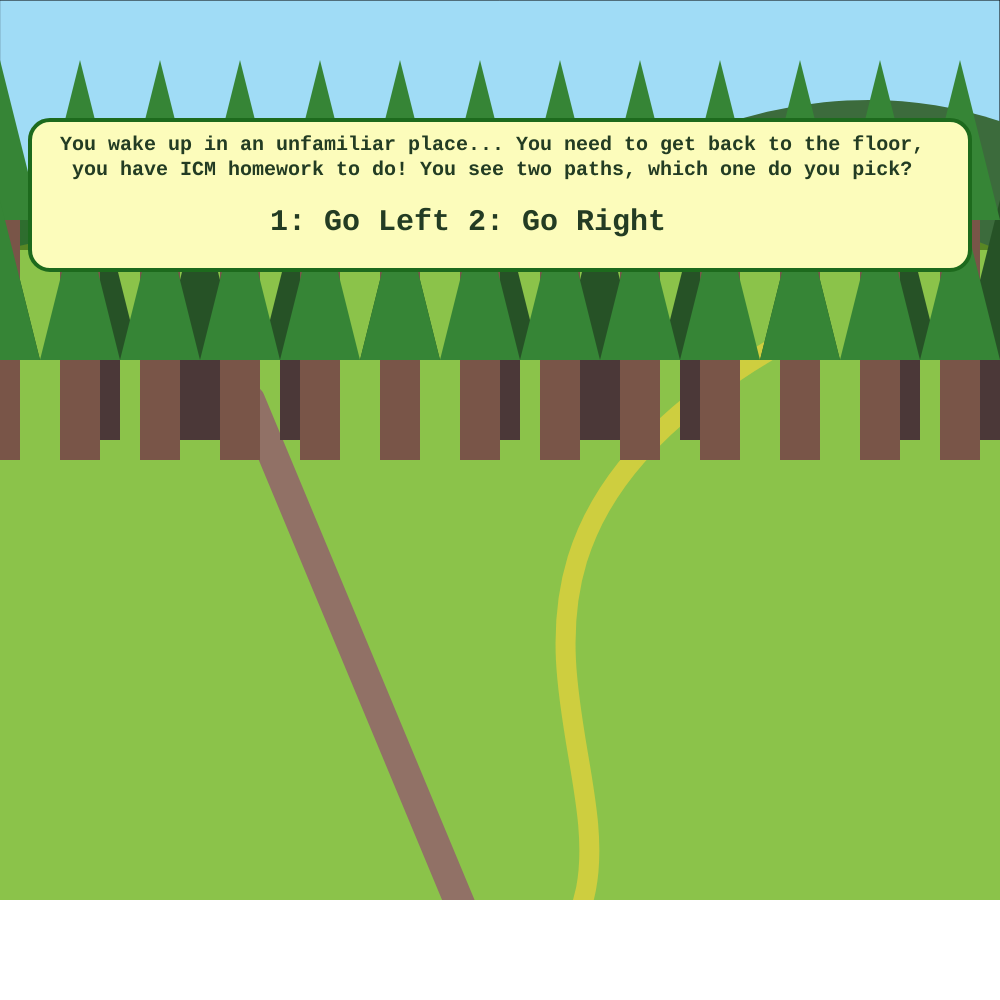
Frame 1 (no input)
Frame 60 (no input): identical to frame 1, image omitted
Frame 120 (the mouse pressed at the canvas centre since frame 60): identical to frame 1, image omitted

The p5.js sketch that drew this single still picture (run headless with seeded random() and noise() and a simulated clock; from frame 60 on, the mouse is pressed at the canvas centre):

// p5.js sketch
// ── sketch.js
let currentScene;
let img;

// let showLeft = false;
// let showRight = false;
// let hasChosen = false;
// let showTitle = true;
// let leftStep = 0;
// let rightStep = 0;
// let randomShake;



function setup() {
  createCanvas(1000, 1000);

  
  currentScene = scene1;
}

function draw() {
  currentScene();
}

function scene1() {
  createCanvas(1000, 1000);
  background("#8BC34A");

  //blue sky
  fill("#A0DCF6");
  rect(0, 0, 1000, 200);

  //left road
  strokeWeight(30);
  stroke("#917166");
  line(500, 1000, 250, 400);

  //right road
  noFill();
  strokeWeight(20);
  stroke("rgb(206,206,63)");
  bezier(500, 1000, 750, 850, 350, 600, 770, 350);

  //background mountain
  strokeWeight(0);

  //right mountain
  fill("rgb(46,109,46)");
  bezier(-100, 250, 50, 250, 150, 50, 500, 250);

  //left mountain
  fill("rgb(60,107,60)");
  bezier(500, 250, 750, 50, 1000, 50, 1200, 250);
  //middle mountain
  fill("#598624");
  bezier(0, 250, 250, 200, 500, 50, 1000, 250);

  //trees
  for (let x = 0; x <= width; x += 100) {
    for (let y = 200; y <= 300; y += 120) {
      fill("rgb(38,82,38)");
      triangle(x, y, x + 40, y + 160, x - 40, y + 160);
      fill("rgb(75,56,56)");
      rect(x - 20, y + 160, 40, 80);
    }
  }
  for (let x = 0; x <= width; x += 80) {
    for (let y = 60; y <= 300; y += 140) {
      fill("rgb(54,133,54)");
      triangle(x, y, x + 40, y + 160, x - 40, y + 160);

      fill("#795548");
      rect(x - 20, y + 160, 40, 100);
    }
  }

  // White bar at the bottom
  fill(255);
  rect(0, 900, 1000, 100); // The white bar at the bottom for text
  fill("rgb(252,252,187)");
  stroke("rgb(29,106,29)"); // pink frame
  strokeWeight(4);
  rect(30, 120, 940, 150, 20); // 
  
  //show text
  fill("rgb(35,60,35)");
  textSize(20);
  strokeWeight(0);
 textFont('Courier New', 20);
  textStyle(BOLD);
  text(
    "You wake up in an unfamiliar place... You need to get back to the floor, \n you have ICM homework to do! You see two paths, which one do you pick?",
    60,
    150
  );
  textFont('Courier New', 30);
  text("1: Go Left 2: Go Right", 270, 230);

  if (keyIsPressed) {
    if (key === "1") {
      currentScene = sceneB;
    } else if (key === "2") {
      currentScene = sceneTaigen;
    }
  }
}

function sceneB() {
  createCanvas(1000, 1000);
  colorMode(RGB, 255);
  background(200);

  //shirt
  noStroke();
  fill(255, 213, 0);
  ellipse(200, 400, 240, 220);

  //hair fill
  noStroke();
  fill(102, 51, 0);
  rect(105, 80, 190, 205, 80, 80, 0, 0);

  //face fill
  noStroke();
  fill(255, 226, 198);
  //ellipse(200, 190, 150, 170)
  rect(130, 120, 140, 150, 40, 40, 70, 65);

  //neck
  stroke(255, 226, 198);
  strokeWeight(50);
  line(200, 270, 200, 300);

  //left bang outline
  noFill();
  stroke(0);
  strokeWeight(5);
  bezier(185, 120, 100, 110, 180, 190, 105, 180);

  //right bang outline
  noFill();
  stroke(0);
  strokeWeight(5);
  bezier(215, 120, 300, 110, 220, 190, 295, 180);

  //left hair outline
  noFill();
  stroke(0);
  strokeWeight(5);
  bezier(200, 90, 40, 40, 160, 350, 105, 270);

  //right hair outline
  noFill();
  stroke(0);
  strokeWeight(5);
  bezier(200, 90, 360, 40, 240, 350, 295, 270);

  //line for face
  noFill();
  stroke(0);
  strokeWeight(5);
  arc(200, 205, 140, 130, 0, PI);

  //lines for nose
  stroke(0);
  strokeWeight(5);
  line(195, 170, 195, 190);

  noFill();
  stroke(0);
  strokeWeight(5);
  arc(195, 200, 20, 20, HALF_PI, PI + HALF_PI);

  //eyes
  strokeWeight(3);
  fill(102, 51, 0);
  ellipse(165, 170, 15, 20);
  ellipse(225, 170, 15, 20);

  noFill();
  curve(140, 200, 160, 163, 180, 155, 200, 160);
  curve(200, 200, 220, 163, 240, 155, 240, 160);
  //arc(240, 162, 40, 10, PI, PI + HALF_PI)

  //lips
  fill(255, 180, 153);
  noStroke();
  arc(200, 225, 60, 40, 0, PI);

  // White bar at the bottom

  // fill(255);
  // rect(0, 500, 400, 100); // The white bar at the bottom for text

  //show text
    fill(255);
  rect(0, 900, 1000, 100); // The white bar at the bottom for text
  fill("rgb(252,252,187)");
  stroke("#FFD044"); // pink frame
  strokeWeight(4);
  rect(350, 120, 600, 150, 20); // 
  
  fill(0);
  textSize(20);
 fill("rgb(35,60,35)");
  textSize(20);
  strokeWeight(0);
 textFont('Courier New', 20);
  textStyle(BOLD);
  
  text("Hi, I’m B! You want to get back to the floor?", 370, 180);
  text("Maybe Sana can help?", 370, 200);
  textFont('Courier New', 23);
  text("A: Go find Sana   B: I don't trust B...", 370, 240);

  if (keyIsPressed) {
    if (key === "A") {
      currentScene = sceneSana;
    } else if (key === "B") {
      currentScene = scene1;
    }
  }
}

function sceneTaigen() {
  // Create drawing canvas
  createCanvas(1000, 1000);
  background(204, 255, 255);
  fill(153, 153, 255);
  noStroke();
  background(204, 255, 255);

  // White bar at the bottom
  fill(255);
  rect(0, 900, 1000, 100); // The white bar at the bottom for text

 
  // Draw overlapping circles that react to mouseX
  fill(153, 153, 255);
  noStroke();
  let circleX1 = map(mouseX, 0, width, -300, 300);
  circle(circleX1, 153, 600);

  fill(153, 200, 255);
  let circleX2 = map(mouseX, 0, width, 900, 300);
  circle(circleX2, 153, 600);

  // Clothes
  fill(0, 0, 255);
  circle(250, 680, 500);
  

  // Face
  fill(234, 170, 140);
  noStroke();
  ellipse(300, 300, 330, 380);

  // Neck
  fill(234, 170, 140);
  rect(170, 400, 140, 120);
  circle(240, 480, 160);
  
 //show text
  fill(0);
  textSize(20);
  fill(255);
  rect(0, 900, 1000, 100); // The white bar at the bottom for text
  fill("rgb(252,252,187)");
  stroke("#673AB7"); // pink frame
  strokeWeight(4);
  rect(200, 500, 750, 150, 20); // 
  
  fill(0);
  textSize(20);
 fill("rgb(35,60,35)");
  textSize(20);
  strokeWeight(0);
 textFont('Courier New', 20);
  textStyle(BOLD);
  
  text("Hey! Taigen, here. Look at these pretty bubbles...", 220, 530);
  text(
    "If you want to get back to the floor, you’ll need to talk \nto Sana.",
    220,
    560
  );
  textFont('Courier New', 23);
  text("C: Talk to Sana    D: I don't trust Taigen...", 220, 620);
  // Eyes
  fill(255, 255, 255);
  ellipse(260, 260, 50, 70); // Left eye (white part)
  ellipse(400, 260, 50, 70); // Right eye (white part)

  // Black circles for pupils (move with mouseX)
  fill(0, 0, 0);

  // Limit the movement of the pupil within the white eye for the left eye
  let pupilLeftX = map(mouseX, 0, width, 250, 270); // Adjusted range for left eye
  ellipse(pupilLeftX, 260, 30, 40);

  // Limit the movement of the pupil within the white eye for the right eye
  let pupilRightX = map(mouseX, 0, width, 390, 410); // Adjusted range for right eye
  ellipse(pupilRightX, 260, 30, 40);

  // Nose
  fill(233, 150, 122);
  noStroke();
  strokeWeight(2);
  triangle(335, 290, 375, 330, 335, 360);

  // Mouth
  fill(255, 255, 255);
  mouthOpenAngle = map(mouseX, 0, width, 0, PI + QUARTER_PI); // Map mouseX to control mouth angle
  arc(330, 400, 100, 90, 0, mouthOpenAngle, PIE);

  // Ear
  fill(234, 180, 140);
  noStroke();
  ellipse(150, 300, 60, 80);
  fill(160, 160, 160);
  ellipse(150, 340, 10, 20);

  // Hair
  fill(0, 0, 0);
  noStroke();
  circle(340, 100, 150);
  circle(220, 130, 150);
  rotate(QUARTER_PI);
  ellipse(270, -60, 150, 300);
  rotate(QUARTER_PI / 2);
  rotate(QUARTER_PI / 2);
  ellipse(150, -400, 150, 180);

  
  // Background Circle
  fill(0, 0, 255);
  circle(0, 300, 500);

  if (keyIsPressed) {
    if (key === "C") {
      currentScene = sceneSana;
    } else if (key === "D") {
      currentScene = scene1;
    }
  }
}

function sceneSana() {
  let x = 10;
  // Create drawing canvas
  createCanvas(1000, 1000);
  // blue sky background
  background(135, 206, 235);

  //green grass
  fill(126, 200, 80);
  noStroke();
  rect(0, 320, 399, 399);
  while (x < width) {
    ellipse(x, 400, 10, 200);
    x = x + 10;
  }
  // dark hair
  fill(72, 60, 50);
  ellipse(200, 200, 200, 250);
  circle(115, 250, 50);
  circle(120, 270, 50);
  circle(140, 300, 50);
  circle(150, 330, 50);
  circle(280, 250, 50);
  circle(270, 270, 50);
  circle(270, 300, 50);
  circle(259, 330, 50);

  // brown face
  fill(176, 108, 73);
  ellipse(200, 200, 150, 200);

  // white eyes
  fill(257);
  ellipse(170, 150, 40, 40);
  ellipse(230, 150, 40, 40);

  // Black pupils
  fill(0);
  ellipse(170, 160, 30, 20);
  ellipse(230, 160, 30, 20);

  //triangle nose
  fill(116, 61, 43);
  triangle(180, 200, 215, 200, 200, 170);

  // BIG SMILE
  fill(0);
  arc(200, 220, 80, 80, 0, PI, CHORD);

  // Pink mouth
  fill(255, 0, 127);
  ellipse(200, 250, 50, 20);

  // black body
  fill(0);
  rect(150, 275, 100, 200);

  // Bubble wand
  stroke(255);
  strokeWeight(5);
  line(200, 305, 200, 370);
  // No fill
  noFill();
  ellipse(200, 290, 30, 30);

  // Bubble!!
  noStroke();
  fill(240, 255, 255);
  circle(50, 50, 50, 50);
  console.log(x);
  circle(350, 120, 50, 50);
  circle(0, 200, 50, 50);
  fill(115, 147, 179);
  arc(50, 60, 30, 20, 0, PI + QUARTER_PI, PIE);
  arc(350, 130, 30, 20, 0, PI + QUARTER_PI, PIE);
  arc(0, 210, 30, 20, 0, PI + QUARTER_PI, PIE);

  // Two arms
  stroke(176, 108, 73);
  strokeWeight(20);
  line(200, 330, 155, 370);
  line(245, 370, 200, 360);

  noStroke();
  // White bar at the bottom
  fill(255);
  rect(0, 900, 1000, 100); // The white bar at the bottom for text

  //show text
  fill(0);
  textSize(20);
  
 fill(255);
  rect(0, 900, 1000, 100); // The white bar at the bottom for text
  fill("rgb(252,252,187)");
  stroke("#8BC34A"); // pink frame
  strokeWeight(4);
  rect(350, 120, 600, 150, 20); // 
  
  fill(0);
  textSize(20);
 fill("rgb(35,60,35)");
  textSize(20);
  strokeWeight(0);
 textFont('Courier New', 20);
  textStyle(BOLD);
  
  // text("Hi, I’m B! You want to get back to the floor?", 370, 180);
  // text("Maybe Sana can help?", 370, 200);
  // textFont('Courier New', 23);
  // text("A: Go find Sana   B: I don't trust B...", 370, 240);

  text(
    "What?! They sent you to me? I have no idea how \nto get back to the floor...",
    370,
    150
  );
  text("Maybe you should talk to Mark or Queenie?", 370, 200);
   textFont('Courier New', 23);
  text("U: Go find Mark   F: Go find Queenie", 370, 240);

  if (keyIsPressed) {
    if (key === "U") {
      currentScene = sceneMark;
    } else if (key === "F") {
      currentScene = sceneQueenie;
    }
  }
}

function sceneMark() {
  let color1, color2, color3;
  let mouthOpen;
  let eye1, eye2, eye3, eye4, eyeSize;
  createCanvas(1000, 1000);
  //Color Changer

  //mouseY range = 0-400
  //color range = existing color to desire color
  color1 = map(mouseY, 0, 400, 255, 255);
  color2 = map(mouseY, 0, 400, 5, 220);
  color3 = map(mouseY, 0, 400, 5, 177);

  mouthOpen = map(mouseY, 0, 400, 2 * PI - 1, PI);

  //255,220,177

  /*
  print("X:", mouseX);
  print("Y:", mouseY);
  */

  background(139, 69, 19);

  //frame
  rect(20, 20, 360, 360);

  //sand and sky
  noStroke();
  fill(135, 206, 235);
  rect(20, 20, 360, 280);

  //SUN
  fill(209, 64, 9);
  circle(mouseX, mouseY, 60);

  fill(246, 220, 189);
  rect(20, 300, 360, 80);
  ellipse(50, 350, 1, 1);

  //HERE
  //face
  fill(color1, color2, color3);
  //255,220,177
  ellipse(200, 160, 100, 120);

  circle(200, 300, 150);

  //arms

  ellipse(110, 230, 150, 30);
  ellipse(300, 230, 150, 30);

  //mouth
  fill(255);
  arc(200, 185, 50, 50, 0, mouthOpen, CHORD);

  //Shake Function

  let xOffset = random(-5, 5);
  let yOffset = random(-5, 5);

  if (mouseY > 200) {
    //eyes
    fill(255);
    circle(180, 145, 20);
    circle(240, 145, 20);
  } else {
    circle(180 + xOffset, 145 + yOffset, 20);
    circle(240 + xOffset, 145 + yOffset, 20);
  }

  //hair
  fill(251, 231, 161);
  triangle(192, 100, 180, 89, 127, 140);
  fill(251, 231, 161);
  triangle(193, 98, 204, 84, 251, 128);

  //I'M JUST KEN
  fill(255, 220, 177);

  stroke(300, 200, 177);
  square(145, 250, 55, 20);
  square(190, 250, 55, 20);
  square(145, 280, 55, 20);
  square(190, 280, 55, 20);
  square(145, 300, 55, 20);
  square(190, 300, 55, 20);

  // White bar at the bottom
  fill(255);
  rect(0, 900, 1000, 100); // The white bar at the bottom for text

  //show text
  fill(0);
  textSize(20);
  
fill(255);
  rect(0, 900, 1000, 100); // The white bar at the bottom for text
  fill("rgb(252,252,187)");
  stroke("#E91E63"); // pink frame
  strokeWeight(4);
  rect(350, 120, 600, 250, 20); // 
  
  fill(0);
  textSize(20);
 fill("rgb(35,60,35)");
  textSize(20);
  strokeWeight(0);
 textFont('Courier New', 20);
  textStyle(BOLD);
  
  // text("Hi, I’m B! You want to get back to the floor?", 370, 180);
  // text("Maybe Sana can help?", 370, 200);
  // textFont('Courier New', 23);
  // text("A: Go find Sana   B: I don't trust B...", 370, 240);

  text(
    "eeeerrraaaeeefausdifuahduhdfCANVASisnotdyna\nmicAHHhahdfdcanvas not dynamciconacnd\nufnaisudhfiasudhfiasudhfiahdsfiausndfiandsf",
    370,
    150
  );
  text(
    "*&@#$*#*&dfjnaidfiaudblah blah blah blah \nblah ablha blah ablhalahalh",
    370,
    230
  );
  textFont('Courier New', 23);
  text("E: ...slowly back away and return to Sana", 370, 300);

  if (keyIsPressed) {
    if (key === "E") {
      currentScene = sceneSana;
    }
  }
}

function sceneQueenie() {
  createCanvas(1000, 1000); // Create the canvas
  background(255, 192, 203); // Set background color

  // Polka Dot Background
  noStroke();
  fill(193, 231, 245);
  circle(150, 150, 50);
  circle(50, 500, 50);
  circle(30, 40, 50);
  circle(60, 240, 50);
  circle(120, 350, 50);
  circle(10, 320, 50);
  circle(400, 50, 50);
  circle(480, 250, 50);
  circle(380, 300, 50);
  circle(420, 550, 50);
  circle(260, 70, 50);

  // Back hair
  fill(0);
  ellipse(250, 220, 200, 300);

  // Face and neck
  fill(234, 176, 144);
  noStroke();
  rect(210, 250, 80, 100);
  ellipse(250, 200, 180, 200);

  // Front bang hair
  fill(0);
  arc(250, 170, 170, 180, PI, 0);

  // Front bang hair skin color
  stroke(234, 176, 144);
  strokeWeight(6);
  line(178, 179, 190, 140);

  // Eyes (White Part)
  noStroke();
  fill(255);
  circle(210, 215, 40); // Left eye
  circle(285, 215, 40); // Right eye

  // Eyes (Black Part)
  fill(0);
  circle(210, 215, 20); // Left pupil
  circle(285, 215, 20); // Right pupil

  // Pupil base positions
  let leftPupilX = 210;
  let rightPupilX = 285;
  let pupilY = 215;

  // Adjust pupil movement based on mouse position
  if (mouseX < 200 && mouseY > 200 && mouseY < 400) {
    leftPupilX -= 10; // Move left pupil to the left
    rightPupilX -= 10; // Move right pupil to the left
  } else if (mouseX > 300 && mouseY > 200 && mouseY < 400) {
    leftPupilX += 10; // Move left pupil to the right
    rightPupilX += 10; // Move right pupil to the right
  }

  if (mouseY < 200) {
    pupilY -= 10; // Move pupils up
  } else if (mouseY > 400) {
    pupilY += 10; // Move pupils down
  }

  // Draw the white pupils inside the black eyes
  fill(255);
  circle(leftPupilX, pupilY, 10); // Left pupil
  circle(rightPupilX, pupilY, 10); // Right pupil

  // Nose
  stroke(0);
  strokeWeight(1);
  fill(234, 176, 144);
  rect(240, 220, 17, 28);

  // Mouth
  stroke(0);
  strokeWeight(1);
  fill(255);
  arc(250, 260, 80, 50, 0, PI);
  line(213, 270, 287, 270);

  // Hands
  noStroke();
  fill(234, 176, 144);
  circle(60, 410, 50);
  circle(460, 410, 50);
  stroke(234, 176, 144);
  strokeWeight(12);
  line(40, 400, 30, 360);
  line(45, 400, 60, 360);

  // Shirt
  noStroke();
  fill(255);
  rect(130, 320, 250, 300, 100);
  rect(60, 370, 100, 80, 20);
  rect(360, 370, 100, 80, 20);

  // Shirt placket
  stroke(0);
  strokeWeight(0.5);
  rect(240, 320, 20, 300);

  // Shirt buttons
  circle(250, 340, 12);
  circle(250, 400, 12);
  circle(250, 460, 12);
  circle(250, 520, 12);
  circle(250, 580, 12);

  // Sleeves
  stroke(0);
  strokeWeight(1);
  line(75, 370, 75, 450);
  line(445, 370, 445, 450);

  // Pants
  fill(0);
  rect(143, 570, 225, 100);

  // Blush
  noStroke();
  fill(255, 200, 203);
  ellipse(195, 242, 40, 20);
  ellipse(307, 242, 40, 20);

  // White bar at the bottom
  fill(255);
  rect(0, 900, 1000, 100); // The white bar at the bottom for text

  //show text
  fill(0);
  textSize(20);

   rect(0, 900, 1000, 100); // The white bar at the bottom for text
  fill("rgb(252,252,187)");
  stroke("#FF85AE"); // pink frame
  strokeWeight(4);
  rect(350, 120, 600, 280, 20); // 
  
  fill(0);
  textSize(20);
 fill("rgb(35,60,35)");
  textSize(20);
  strokeWeight(0);
 textFont('Courier New', 20);
  textStyle(BOLD);
  
 
  text("Hi, I'm Queenie! I can teleport you back to the\nfloor!", 370, 180);
  text("But do you REALLY want to do ICM homework right \nnow?", 370, 230);
  
   textFont('Courier New', 23);
  text(
    "G: Teleport to the floor  \nH: Go back to the forest, we can do ICM\n later...",
    370,
    300
  );

  if (keyIsPressed) {
    if (key === "G") {
      currentScene = sceneFloor;
    } else if (key === "H") {
      currentScene = scene1;
    }
  }
}

function sceneFloor() {
 
  createCanvas(1000, 1000); // Create a 1000x1000 canvas

  background(220); // Light gray background to represent the general ambiance of the room

  // Drawing the ceiling lights
  fill(200);
  noStroke();
  rect(0, 0, 1000, 150); // Ceiling area
  fill(255);
  rect(100, 40, 800, 30); // Large ceiling light panel
  fill(240);
  rect(200, 100, 600, 20); // Another ceiling light panel

  // Drawing vertical columns
  fill(50);
  rect(150, 0, 50, 1000); // Left column
  rect(800, 0, 50, 1000); // Right column

  // Drawing hanging lights and wires
  stroke(0);
  strokeWeight(3);
  line(500, 0, 500, 300); // Wire hanging from the ceiling
  ellipse(500, 300, 20, 20); // Light bulb

  // Drawing the far back tables and chairs
  fill(150);
  noStroke();
  rect(100, 700, 800, 50); // Large desk surface
  rect(200, 750, 150, 100); // Chair on left
  rect(700, 750, 150, 100); // Chair on right

  // Drawing the front desk and objects on it
  fill(180);
  rect(50, 800, 900, 150); // Front table
  fill(100);
  rect(200, 900, 70, 70); // Laptop on the table
  fill(255, 150, 0);
  rect(600, 900, 50, 100); // Bottle on the table
  2
  // Drawing some additional details (people or screens)
  fill(100);
  rect(400, 600, 100, 200); // Person or standing object
  rect(550, 600, 100, 200); // Another person or standing object

  // Drawing a screen in the background
  fill(0);
  rect(750, 500, 200, 100); // Big screen or window

  // Additional minor details to simulate the ambiance
  stroke(150);
  line(200, 200, 800, 200); // Ceiling pipes
  line(100, 250, 900, 250); // Another ceiling pipe

  // Simplifying other details for overall feel
  
  fill("red");
  strokeWeight(0);
  textFont('Courier New', 30);
  textStyle(BOLD);
  
  text("Congrats you made it back to the floor!\nLots of assignments waiting for you", 190, 350);

}
                
